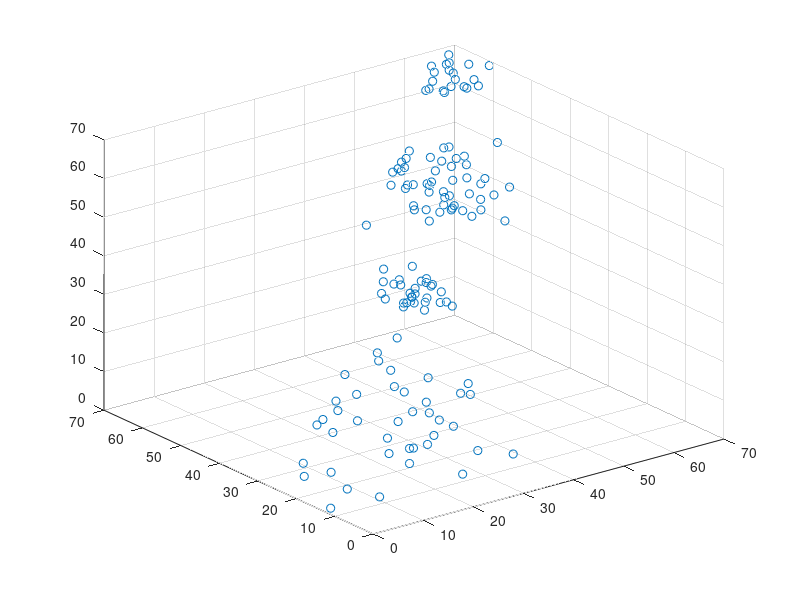
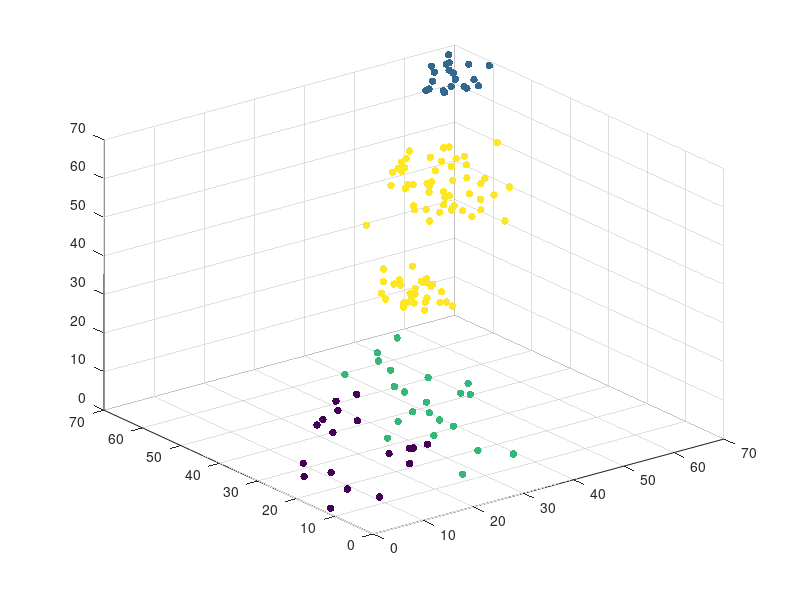

Source code (MATLAB) for these figures, in order:
m1 = rand(40,3)*30; % grupa 1
m2 = rand(30,3)*10+30; % grupa 2
m3 = rand(50,3)*20+40; % grupa 3
m4 = rand(20,3)*10+60; % grupa 4
m= [m1 ; m2 ; m3 ; m4]
scatter3(m(:,1),m(:,2),m(:,3));
c = clusterdata(m,'maxclust',4,'linkage','complete');
figure; scatter3(m(:,1),m(:,2),m(:,3),30,c,'filled');